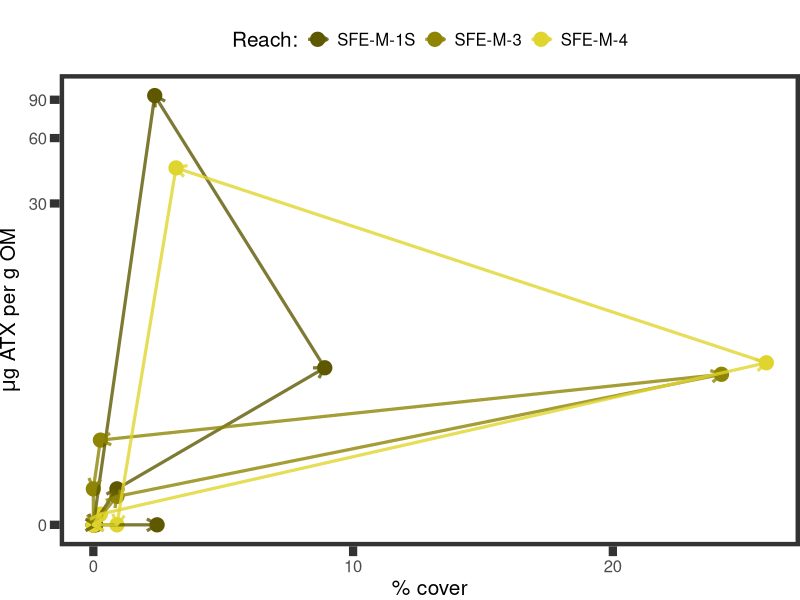
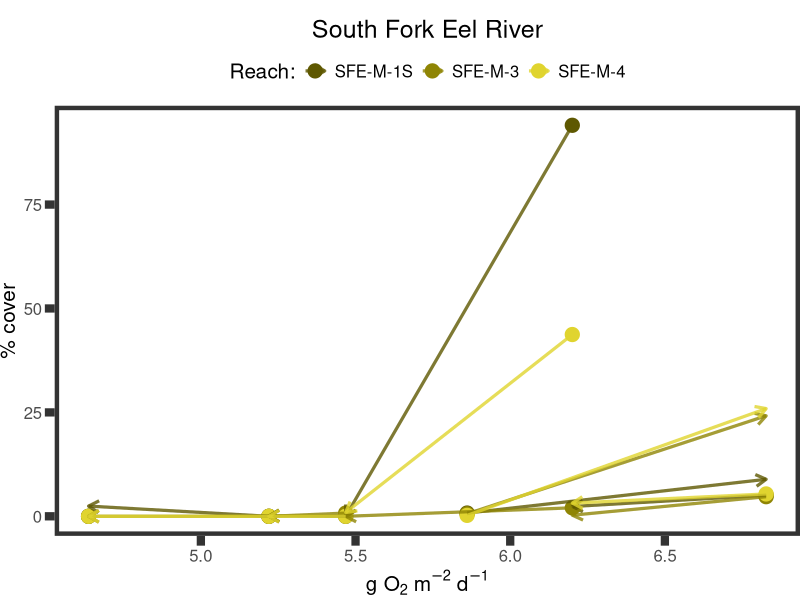
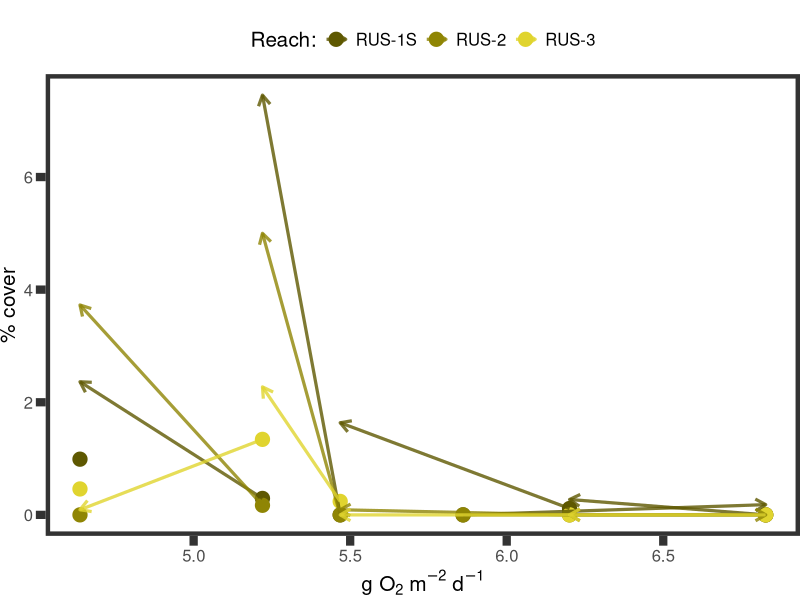
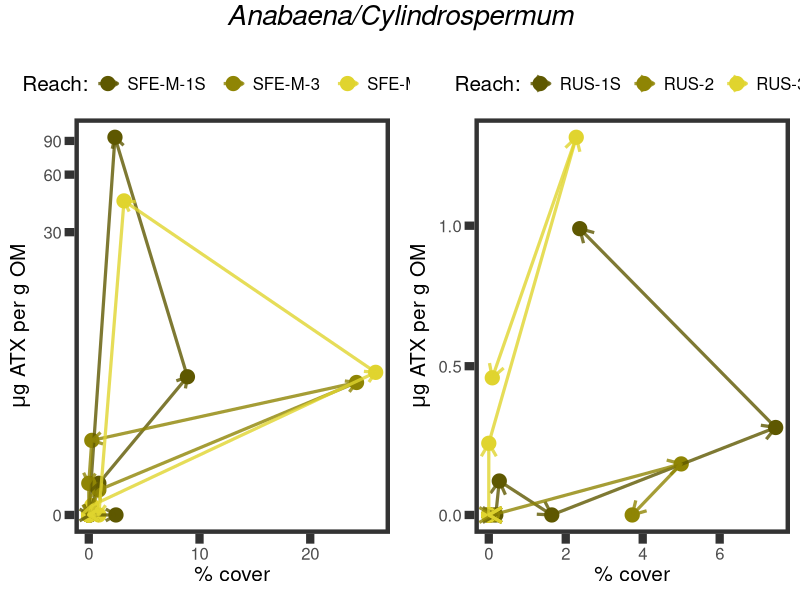
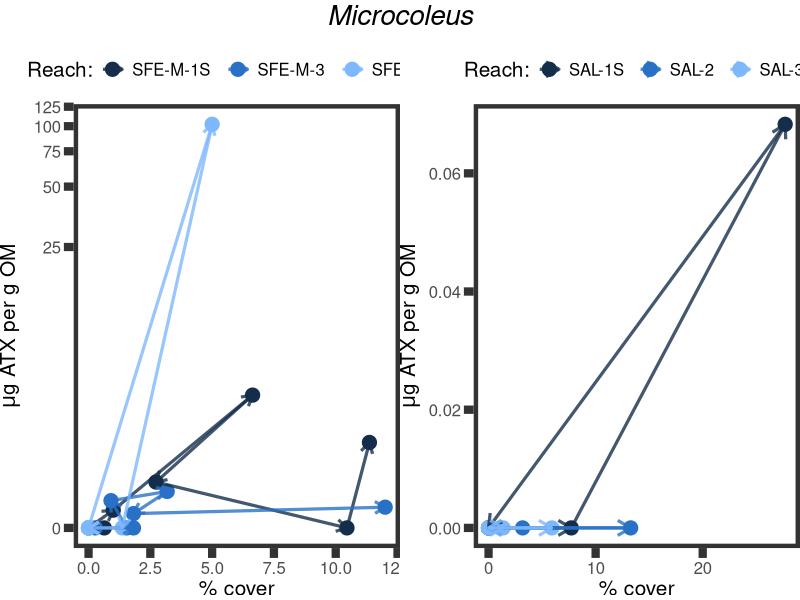

Reproduce these figures in R, in order.
#### Supplemental figure to explore cover, ATX, and GPP relationships
### Jordan Zabrecky
## last edited: 06.10.2025

# This script creates a supplementary figure to explore the relationships
# between taxa-specific cover and ATX and also GPP

#### (1) Loading libraries and data ####

# loading libraries
lapply(c("tidyverse", "lubridate", "plyr", "cowplot", "gridExtra", "grid",
         "ggtext"), 
       require, character.only = T)

# loading in cover, atx, and median GPP four days prior to field date
data <- read.csv("./data/field_and_lab/allrivers22_combined.csv") %>% 
  select(field_date, site_reach, site, microcoleus, anabaena_cylindrospermum,
         TM_ATX_all_ug_g, TAC_ATX_all_ug_g, GPP_median_fourdaysprior)

# fill in ATX NAs with zero
data$TM_ATX_all_ug_g <- replace_na(data$TM_ATX_all_ug_g, 0)
data$TAC_ATX_all_ug_g <- replace_na(data$TAC_ATX_all_ug_g, 0)

# set universal theme for plots
# set theme for all plots
theme_set(theme_bw() +
            theme(panel.grid.minor = element_blank(), strip.background = element_blank(),
                  panel.grid.major = element_blank(), panel.border = element_rect(linewidth = 3), axis.ticks = element_line(linewidth = 2.8),
                  text = element_text(size = 15), strip.text = element_text(size = 15),
                  plot.margin = unit(c(.5, 0, 0, 0), "cm"),
                  axis.ticks.length=unit(.25, "cm"), 
                  plot.title = element_markdown(hjust = 0.5)))

#### (2) Cover & ATX figures ####

# need to make manual dataframes so that two sites are not
# linked together in geom_segment
data$end_micro_cover <- c(data$microcoleus[-1], NA)
data$end_anacyl_cover <- c(data$anabaena_cylindrospermum[-1], NA)
data$end_TM_atx <-  c(data$TM_ATX_all_ug_g[-1], NA)
data$end_TAC_atx <- c(data$TAC_ATX_all_ug_g[-1], NA)
data$end_GPP <- c(data$GPP_median_fourdaysprior[-1], NA)

# add in NAs to cut the segment on last field days
data[which(data$field_date == ymd("2022-09-15")), 
     c("end_micro_cover", "end_anacyl_cover", "end_TM_atx", "end_TAC_atx", "end_GPP")] <- NA
data[which(data$field_date == ymd("2022-09-17")), 
     c("end_micro_cover", "end_anacyl_cover", "end_TM_atx", "end_TAC_atx", "end_GPP")] <- NA
data[which(data$field_date == ymd("2022-09-22")), 
     c("end_micro_cover", "end_anacyl_cover", "end_TM_atx", "end_TAC_atx", "end_GPP")] <- NA

## anabaena/cylindrospermum

# south fork eel river
sfkeel_ana <- ggplot(data = data[which(data$site == "SFE-M"),], 
                     aes(anabaena_cylindrospermum, TAC_ATX_all_ug_g)) +
                geom_point(aes(color = site_reach), size = 4.5) +
                geom_segment(data = data[which(data$site == "SFE-M"),],
                             linewidth = 1.1, alpha = 0.8,
                             aes(xend = end_anacyl_cover,
                                 yend = end_TAC_atx,
                                 color = site_reach),
                             arrow = arrow(length = unit(3, "mm"))) +
                scale_color_manual("Reach:", values = c("#5e5801", "#8f8504", "#e0d42f")) + 
                labs(y = expression(paste(mu, "g ATX per g OM"), sep = ""), 
                     x = "% cover") +
                scale_y_continuous(trans=scales::pseudo_log_trans(base = 10)) +
                theme(legend.position = "top")
sfkeel_ana

# russian
rus_ana <- ggplot(data = data[which(data$site == "RUS"),], 
                   aes(anabaena_cylindrospermum, TAC_ATX_all_ug_g)) +
              geom_point(aes(color = site_reach), size = 4.5) +
              geom_segment(data = data[which(data$site == "RUS"),],
                           linewidth = 1.1, alpha = 0.8,
                           aes(xend = end_anacyl_cover,
                               yend = end_TAC_atx,
                               color = site_reach),
                arrow = arrow(type = "open", length = unit(0.15, "inches"))) + 
              scale_color_manual("Reach:", values = c("#5e5801", "#8f8504", "#e0d42f")) + 
              labs(y = expression(paste(mu, "g ATX per g OM"), sep = ""), 
                   x = "% cover") +
              scale_y_continuous(trans=scales::pseudo_log_trans(base = 10)) +
              theme(legend.position = "top")

## microcoleus

# south fork eel river
sfkeel_micro <- ggplot(data = data[which(data$site == "SFE-M"),], 
                       aes(microcoleus, TM_ATX_all_ug_g)) +
                  geom_point(aes(color = site_reach), size = 4.5) +
                  geom_segment(data = data[which(data$site == "SFE-M"),],
                               linewidth = 1.1, alpha = 0.8,
                               aes(xend = end_micro_cover,
                                   yend = end_TM_atx,
                                   color = site_reach),
                               arrow = arrow(length = unit(3, "mm"))) +
                  scale_color_manual("Reach:", values = c("#142d4a", "#2871c7", "#7eb8fc")) + 
                  labs(y = expression(paste(mu, "g ATX per g OM"), sep = ""), 
                       x = "% cover") +
                  scale_y_continuous(trans=scales::pseudo_log_trans(base = 10)) +
                  theme(legend.position = "top")

# salmon
sal_micro <- ggplot(data = data[which(data$site == "SAL"),], 
                   aes(microcoleus, TM_ATX_all_ug_g)) +
              geom_point(aes(color = site_reach), size = 4.5) +
              geom_segment(data = data[which(data$site == "SAL"),],
                           linewidth = 1.1, alpha = 0.8,
                           aes(xend = end_micro_cover,
                               yend = end_TM_atx,
                               color = site_reach),
                           arrow = arrow(type = "open", length = unit(0.15, "inches"))) + 
              scale_color_manual("Reach:", values = c("#142d4a", "#2871c7", "#7eb8fc")) + 
              labs(y = expression(paste(mu, "g ATX per g OM"), sep = ""), 
                   x = "% cover") +
              scale_y_continuous(trans=scales::pseudo_log_trans(base = 10)) +
              theme(legend.position = "top")

#### (3) Cover & GPP figures ####

## anabaena

# south fork eel river - NEED TO FIX THIS SOMETHING IS WRONG
sfkeel_ana_gpp <- ggplot(data = data[which(data$site == "SFE-M"),], 
                     aes(GPP_median_fourdaysprior, TAC_ATX_all_ug_g)) +
  geom_point(aes(color = site_reach), size = 4.5) +
  geom_segment(data = data[which(data$site == "SFE-M"),],
               linewidth = 1.1, alpha = 0.8,
               aes(xend = end_GPP,
                   yend = end_anacyl_cover,
                   color = site_reach),
               arrow = arrow(length = unit(3, "mm"))) +
  scale_color_manual("Reach:", values = c("#5e5801", "#8f8504", "#e0d42f")) + 
  labs(x = expression(paste("g O"[2], " m"^-2, " d"^-1)), 
       y = "% cover", title = "South Fork Eel River") +
  theme(legend.position = "top")
sfkeel_ana_gpp

# russian river
rus_ana_gpp <- ggplot(data = data[which(data$site == "RUS"),], 
                         aes(GPP_median_fourdaysprior, TAC_ATX_all_ug_g)) +
  geom_point(aes(color = site_reach), size = 4.5) +
  geom_segment(data = data[which(data$site == "RUS"),],
               linewidth = 1.1, alpha = 0.8,
               aes(xend = end_GPP,
                   yend = end_anacyl_cover,
                   color = site_reach),
               arrow = arrow(length = unit(3, "mm"))) +
  scale_color_manual("Reach:", values = c("#5e5801", "#8f8504", "#e0d42f")) + 
  labs(x = expression(paste("g O"[2], " m"^-2, " d"^-1)), 
       y = "% cover") +
  theme(legend.position = "top")
rus_ana_gpp

# need to also add end location for GPP

#### (4) ATX & GPP figures ####

#### (5) Joining together figures for final ####

# making rows for each taxa
anacyl_row <- plot_grid(sfkeel_ana, rus_ana, 
          ncol = 2, align = "hv", scale = 0.95)
micro_row <- plot_grid(sfkeel_micro, sal_micro,
                       ncol = 2, align = "hv")

# adding title taxa label to row
anacyl_w_title <- grid.arrange(anacyl_row, top = textGrob("Anabaena/Cylindrospermum", 
                                        gp = gpar(fontsize = 20, fontface = "italic")))
micro_w_title <- grid.arrange(micro_row, top = textGrob("Microcoleus", 
                                                          gp = gpar(fontsize = 20, fontface = "italic")))

# final
final <- plot_grid(anacyl_w_title, micro_w_title, align = "hv", nrow = 2)
# didn't really work...

finalfinal <- plot_grid(sfkeel_ana, rus_ana, sfkeel_micro, sal_micro, 
                       ncol = 2, labels = c("A", "B", "C", "D"))
# maybe still need to do alignment work